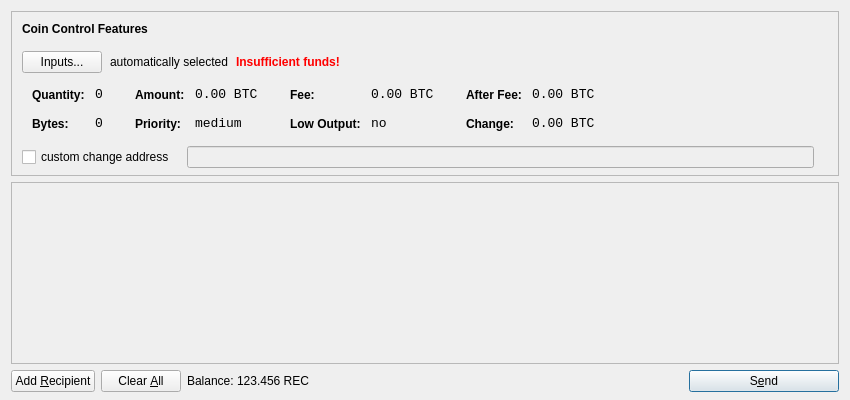
<?xml version="1.0" encoding="UTF-8"?>
<ui version="4.0">
 <class>SendCoinsDialog</class>
 <widget class="QDialog" name="SendCoinsDialog">
  <property name="geometry">
   <rect>
    <x>0</x>
    <y>0</y>
    <width>850</width>
    <height>400</height>
   </rect>
  </property>
  <property name="windowTitle">
   <string>Send Coins</string>
  </property>
  <layout class="QVBoxLayout" name="verticalLayout" stretch="0,1,0">
   <property name="bottomMargin">
    <number>8</number>
   </property>
   <item>
    <widget class="QFrame" name="frameCoinControl">
     <property name="sizePolicy">
      <sizepolicy hsizetype="Expanding" vsizetype="Expanding">
       <horstretch>0</horstretch>
       <verstretch>0</verstretch>
      </sizepolicy>
     </property>
     <property name="maximumSize">
      <size>
       <width>16777215</width>
       <height>16777215</height>
      </size>
     </property>
     <property name="frameShape">
      <enum>QFrame::StyledPanel</enum>
     </property>
     <property name="frameShadow">
      <enum>QFrame::Sunken</enum>
     </property>
     <layout class="QVBoxLayout" name="verticalLayoutCoinControl2">
      <property name="spacing">
       <number>-1</number>
      </property>
      <property name="leftMargin">
       <number>0</number>
      </property>
      <property name="topMargin">
       <number>0</number>
      </property>
      <property name="rightMargin">
       <number>0</number>
      </property>
      <property name="bottomMargin">
       <number>6</number>
      </property>
      <item>
       <layout class="QVBoxLayout" name="verticalLayoutCoinControl" stretch="0,0,0,0,1">
        <property name="spacing">
         <number>0</number>
        </property>
        <property name="leftMargin">
         <number>10</number>
        </property>
        <property name="topMargin">
         <number>10</number>
        </property>
        <item>
         <layout class="QHBoxLayout" name="horizontalLayoutCoinControl1">
          <property name="bottomMargin">
           <number>15</number>
          </property>
          <item>
           <widget class="QLabel" name="labelCoinControlFeatures">
            <property name="sizePolicy">
             <sizepolicy hsizetype="Preferred" vsizetype="Maximum">
              <horstretch>0</horstretch>
              <verstretch>0</verstretch>
             </sizepolicy>
            </property>
            <property name="font">
             <font>
              <weight>75</weight>
              <bold>true</bold>
             </font>
            </property>
            <property name="styleSheet">
             <string notr="true">font-weight:bold;</string>
            </property>
            <property name="text">
             <string>Coin Control Features</string>
            </property>
           </widget>
          </item>
         </layout>
        </item>
        <item>
         <layout class="QHBoxLayout" name="horizontalLayoutCoinControl2" stretch="0,0,0,0">
          <property name="spacing">
           <number>8</number>
          </property>
          <property name="bottomMargin">
           <number>10</number>
          </property>
          <item>
           <widget class="QPushButton" name="pushButtonCoinControl">
            <property name="styleSheet">
             <string notr="true"/>
            </property>
            <property name="text">
             <string>Inputs...</string>
            </property>
           </widget>
          </item>
          <item>
           <widget class="QLabel" name="labelCoinControlAutomaticallySelected">
            <property name="text">
             <string>automatically selected</string>
            </property>
            <property name="margin">
             <number>5</number>
            </property>
           </widget>
          </item>
          <item>
           <widget class="QLabel" name="labelCoinControlInsuffFunds">
            <property name="font">
             <font>
              <weight>75</weight>
              <bold>true</bold>
             </font>
            </property>
            <property name="styleSheet">
             <string notr="true">color:red;font-weight:bold;</string>
            </property>
            <property name="text">
             <string>Insufficient funds!</string>
            </property>
            <property name="margin">
             <number>5</number>
            </property>
           </widget>
          </item>
          <item>
           <spacer name="horizontalSpacerCoinControl">
            <property name="orientation">
             <enum>Qt::Horizontal</enum>
            </property>
            <property name="sizeHint" stdset="0">
             <size>
              <width>40</width>
              <height>1</height>
             </size>
            </property>
           </spacer>
          </item>
         </layout>
        </item>
        <item>
         <widget class="QWidget" name="widgetCoinControl" native="true">
          <property name="sizePolicy">
           <sizepolicy hsizetype="Preferred" vsizetype="Preferred">
            <horstretch>0</horstretch>
            <verstretch>0</verstretch>
           </sizepolicy>
          </property>
          <property name="minimumSize">
           <size>
            <width>0</width>
            <height>0</height>
           </size>
          </property>
          <property name="styleSheet">
           <string notr="true"/>
          </property>
          <layout class="QHBoxLayout" name="horizontalLayoutCoinControl5">
           <property name="margin">
            <number>0</number>
           </property>
           <item>
            <layout class="QHBoxLayout" name="horizontalLayoutCoinControl3" stretch="0,0,0,1">
             <property name="spacing">
              <number>20</number>
             </property>
             <property name="topMargin">
              <number>0</number>
             </property>
             <property name="bottomMargin">
              <number>10</number>
             </property>
             <item>
              <layout class="QFormLayout" name="formLayoutCoinControl1">
               <property name="horizontalSpacing">
                <number>10</number>
               </property>
               <property name="verticalSpacing">
                <number>14</number>
               </property>
               <property name="leftMargin">
                <number>10</number>
               </property>
               <property name="topMargin">
                <number>4</number>
               </property>
               <property name="rightMargin">
                <number>6</number>
               </property>
               <item row="0" column="0">
                <widget class="QLabel" name="labelCoinControlQuantityText">
                 <property name="styleSheet">
                  <string notr="true">font-weight:bold;</string>
                 </property>
                 <property name="text">
                  <string>Quantity:</string>
                 </property>
                 <property name="margin">
                  <number>0</number>
                 </property>
                </widget>
               </item>
               <item row="0" column="1">
                <widget class="QLabel" name="labelCoinControlQuantity">
                 <property name="font">
                  <font>
                   <family>Monospace</family>
                   <pointsize>10</pointsize>
                  </font>
                 </property>
                 <property name="cursor">
                  <cursorShape>IBeamCursor</cursorShape>
                 </property>
                 <property name="contextMenuPolicy">
                  <enum>Qt::ActionsContextMenu</enum>
                 </property>
                 <property name="text">
                  <string notr="true">0</string>
                 </property>
                 <property name="margin">
                  <number>0</number>
                 </property>
                 <property name="textInteractionFlags">
                  <set>Qt::LinksAccessibleByMouse|Qt::TextSelectableByKeyboard|Qt::TextSelectableByMouse</set>
                 </property>
                </widget>
               </item>
               <item row="1" column="0">
                <widget class="QLabel" name="labelCoinControlBytesText">
                 <property name="styleSheet">
                  <string notr="true">font-weight:bold;</string>
                 </property>
                 <property name="text">
                  <string>Bytes:</string>
                 </property>
                </widget>
               </item>
               <item row="1" column="1">
                <widget class="QLabel" name="labelCoinControlBytes">
                 <property name="font">
                  <font>
                   <family>Monospace</family>
                   <pointsize>10</pointsize>
                  </font>
                 </property>
                 <property name="cursor">
                  <cursorShape>IBeamCursor</cursorShape>
                 </property>
                 <property name="contextMenuPolicy">
                  <enum>Qt::ActionsContextMenu</enum>
                 </property>
                 <property name="text">
                  <string notr="true">0</string>
                 </property>
                 <property name="textInteractionFlags">
                  <set>Qt::LinksAccessibleByMouse|Qt::TextSelectableByKeyboard|Qt::TextSelectableByMouse</set>
                 </property>
                </widget>
               </item>
              </layout>
             </item>
             <item>
              <layout class="QFormLayout" name="formLayoutCoinControl2">
               <property name="horizontalSpacing">
                <number>10</number>
               </property>
               <property name="verticalSpacing">
                <number>14</number>
               </property>
               <property name="leftMargin">
                <number>6</number>
               </property>
               <property name="topMargin">
                <number>4</number>
               </property>
               <property name="rightMargin">
                <number>6</number>
               </property>
               <item row="0" column="0">
                <widget class="QLabel" name="labelCoinControlAmountText">
                 <property name="styleSheet">
                  <string notr="true">font-weight:bold;</string>
                 </property>
                 <property name="text">
                  <string>Amount:</string>
                 </property>
                 <property name="margin">
                  <number>0</number>
                 </property>
                </widget>
               </item>
               <item row="0" column="1">
                <widget class="QLabel" name="labelCoinControlAmount">
                 <property name="font">
                  <font>
                   <family>Monospace</family>
                   <pointsize>10</pointsize>
                  </font>
                 </property>
                 <property name="cursor">
                  <cursorShape>IBeamCursor</cursorShape>
                 </property>
                 <property name="contextMenuPolicy">
                  <enum>Qt::ActionsContextMenu</enum>
                 </property>
                 <property name="text">
                  <string notr="true">0.00 BTC</string>
                 </property>
                 <property name="textInteractionFlags">
                  <set>Qt::LinksAccessibleByMouse|Qt::TextSelectableByKeyboard|Qt::TextSelectableByMouse</set>
                 </property>
                </widget>
               </item>
               <item row="1" column="0">
                <widget class="QLabel" name="labelCoinControlPriorityText">
                 <property name="styleSheet">
                  <string notr="true">font-weight:bold;</string>
                 </property>
                 <property name="text">
                  <string>Priority:</string>
                 </property>
                </widget>
               </item>
               <item row="1" column="1">
                <widget class="QLabel" name="labelCoinControlPriority">
                 <property name="font">
                  <font>
                   <family>Monospace</family>
                   <pointsize>10</pointsize>
                  </font>
                 </property>
                 <property name="cursor">
                  <cursorShape>IBeamCursor</cursorShape>
                 </property>
                 <property name="contextMenuPolicy">
                  <enum>Qt::ActionsContextMenu</enum>
                 </property>
                 <property name="text">
                  <string>medium</string>
                 </property>
                 <property name="textInteractionFlags">
                  <set>Qt::LinksAccessibleByMouse|Qt::TextSelectableByKeyboard|Qt::TextSelectableByMouse</set>
                 </property>
                </widget>
               </item>
              </layout>
             </item>
             <item>
              <layout class="QFormLayout" name="formLayoutCoinControl3">
               <property name="horizontalSpacing">
                <number>10</number>
               </property>
               <property name="verticalSpacing">
                <number>14</number>
               </property>
               <property name="leftMargin">
                <number>6</number>
               </property>
               <property name="topMargin">
                <number>4</number>
               </property>
               <property name="rightMargin">
                <number>6</number>
               </property>
               <item row="0" column="0">
                <widget class="QLabel" name="labelCoinControlFeeText">
                 <property name="styleSheet">
                  <string notr="true">font-weight:bold;</string>
                 </property>
                 <property name="text">
                  <string>Fee:</string>
                 </property>
                 <property name="margin">
                  <number>0</number>
                 </property>
                </widget>
               </item>
               <item row="0" column="1">
                <widget class="QLabel" name="labelCoinControlFee">
                 <property name="font">
                  <font>
                   <family>Monospace</family>
                   <pointsize>10</pointsize>
                  </font>
                 </property>
                 <property name="cursor">
                  <cursorShape>IBeamCursor</cursorShape>
                 </property>
                 <property name="contextMenuPolicy">
                  <enum>Qt::ActionsContextMenu</enum>
                 </property>
                 <property name="text">
                  <string notr="true">0.00 BTC</string>
                 </property>
                 <property name="textInteractionFlags">
                  <set>Qt::LinksAccessibleByMouse|Qt::TextSelectableByKeyboard|Qt::TextSelectableByMouse</set>
                 </property>
                </widget>
               </item>
               <item row="1" column="0">
                <widget class="QLabel" name="labelCoinControlLowOutputText">
                 <property name="styleSheet">
                  <string notr="true">font-weight:bold;</string>
                 </property>
                 <property name="text">
                  <string>Low Output:</string>
                 </property>
                </widget>
               </item>
               <item row="1" column="1">
                <widget class="QLabel" name="labelCoinControlLowOutput">
                 <property name="font">
                  <font>
                   <family>Monospace</family>
                   <pointsize>10</pointsize>
                  </font>
                 </property>
                 <property name="cursor">
                  <cursorShape>IBeamCursor</cursorShape>
                 </property>
                 <property name="contextMenuPolicy">
                  <enum>Qt::ActionsContextMenu</enum>
                 </property>
                 <property name="text">
                  <string>no</string>
                 </property>
                 <property name="textInteractionFlags">
                  <set>Qt::LinksAccessibleByMouse|Qt::TextSelectableByKeyboard|Qt::TextSelectableByMouse</set>
                 </property>
                </widget>
               </item>
              </layout>
             </item>
             <item>
              <layout class="QFormLayout" name="formLayoutCoinControl4">
               <property name="horizontalSpacing">
                <number>10</number>
               </property>
               <property name="verticalSpacing">
                <number>14</number>
               </property>
               <property name="leftMargin">
                <number>6</number>
               </property>
               <property name="topMargin">
                <number>4</number>
               </property>
               <property name="rightMargin">
                <number>6</number>
               </property>
               <item row="0" column="0">
                <widget class="QLabel" name="labelCoinControlAfterFeeText">
                 <property name="styleSheet">
                  <string notr="true">font-weight:bold;</string>
                 </property>
                 <property name="text">
                  <string>After Fee:</string>
                 </property>
                 <property name="margin">
                  <number>0</number>
                 </property>
                </widget>
               </item>
               <item row="0" column="1">
                <widget class="QLabel" name="labelCoinControlAfterFee">
                 <property name="font">
                  <font>
                   <family>Monospace</family>
                   <pointsize>10</pointsize>
                  </font>
                 </property>
                 <property name="cursor">
                  <cursorShape>IBeamCursor</cursorShape>
                 </property>
                 <property name="contextMenuPolicy">
                  <enum>Qt::ActionsContextMenu</enum>
                 </property>
                 <property name="text">
                  <string notr="true">0.00 BTC</string>
                 </property>
                 <property name="textInteractionFlags">
                  <set>Qt::LinksAccessibleByMouse|Qt::TextSelectableByKeyboard|Qt::TextSelectableByMouse</set>
                 </property>
                </widget>
               </item>
               <item row="1" column="0">
                <widget class="QLabel" name="labelCoinControlChangeText">
                 <property name="styleSheet">
                  <string notr="true">font-weight:bold;</string>
                 </property>
                 <property name="text">
                  <string>Change:</string>
                 </property>
                </widget>
               </item>
               <item row="1" column="1">
                <widget class="QLabel" name="labelCoinControlChange">
                 <property name="font">
                  <font>
                   <family>Monospace</family>
                   <pointsize>10</pointsize>
                  </font>
                 </property>
                 <property name="cursor">
                  <cursorShape>IBeamCursor</cursorShape>
                 </property>
                 <property name="contextMenuPolicy">
                  <enum>Qt::ActionsContextMenu</enum>
                 </property>
                 <property name="text">
                  <string notr="true">0.00 BTC</string>
                 </property>
                 <property name="textInteractionFlags">
                  <set>Qt::LinksAccessibleByMouse|Qt::TextSelectableByKeyboard|Qt::TextSelectableByMouse</set>
                 </property>
                </widget>
               </item>
              </layout>
             </item>
            </layout>
           </item>
          </layout>
         </widget>
        </item>
        <item>
         <layout class="QHBoxLayout" name="horizontalLayoutCoinControl4" stretch="0,0,0">
          <property name="spacing">
           <number>12</number>
          </property>
          <property name="sizeConstraint">
           <enum>QLayout::SetDefaultConstraint</enum>
          </property>
          <property name="topMargin">
           <number>5</number>
          </property>
          <property name="rightMargin">
           <number>5</number>
          </property>
          <item>
           <widget class="QCheckBox" name="checkBoxCoinControlChange">
            <property name="text">
             <string>custom change address</string>
            </property>
           </widget>
          </item>
          <item>
           <widget class="QLineEdit" name="lineEditCoinControlChange">
            <property name="enabled">
             <bool>false</bool>
            </property>
            <property name="sizePolicy">
             <sizepolicy hsizetype="Expanding" vsizetype="Fixed">
              <horstretch>0</horstretch>
              <verstretch>0</verstretch>
             </sizepolicy>
            </property>
           </widget>
          </item>
          <item>
           <widget class="QLabel" name="labelCoinControlChangeLabel">
            <property name="sizePolicy">
             <sizepolicy hsizetype="Preferred" vsizetype="Expanding">
              <horstretch>0</horstretch>
              <verstretch>0</verstretch>
             </sizepolicy>
            </property>
            <property name="minimumSize">
             <size>
              <width>0</width>
              <height>0</height>
             </size>
            </property>
            <property name="text">
             <string/>
            </property>
            <property name="margin">
             <number>3</number>
            </property>
           </widget>
          </item>
         </layout>
        </item>
        <item>
         <spacer name="verticalSpacerCoinControl">
          <property name="orientation">
           <enum>Qt::Vertical</enum>
          </property>
          <property name="sizeHint" stdset="0">
           <size>
            <width>800</width>
            <height>1</height>
           </size>
          </property>
         </spacer>
        </item>
       </layout>
      </item>
     </layout>
    </widget>
   </item>
   <item>
    <widget class="QScrollArea" name="scrollArea">
     <property name="widgetResizable">
      <bool>true</bool>
     </property>
     <widget class="QWidget" name="scrollAreaWidgetContents">
      <property name="geometry">
       <rect>
        <x>0</x>
        <y>0</y>
        <width>830</width>
        <height>165</height>
       </rect>
      </property>
      <layout class="QVBoxLayout" name="verticalLayout_2">
       <property name="margin">
        <number>0</number>
       </property>
       <item>
        <layout class="QVBoxLayout" name="entries">
         <property name="spacing">
          <number>6</number>
         </property>
        </layout>
       </item>
       <item>
        <spacer name="verticalSpacer">
         <property name="orientation">
          <enum>Qt::Vertical</enum>
         </property>
         <property name="sizeHint" stdset="0">
          <size>
           <width>20</width>
           <height>40</height>
          </size>
         </property>
        </spacer>
       </item>
      </layout>
     </widget>
    </widget>
   </item>
   <item>
    <layout class="QHBoxLayout" name="horizontalLayout">
     <item>
      <widget class="QPushButton" name="addButton">
       <property name="toolTip">
        <string>Send to multiple recipients at once</string>
       </property>
       <property name="text">
        <string>Add &amp;Recipient</string>
       </property>
       <property name="icon">
        <iconset resource="../bitcoin.qrc">
         <normaloff>:/icons/add</normaloff>:/icons/add</iconset>
       </property>
       <property name="autoDefault">
        <bool>false</bool>
       </property>
      </widget>
     </item>
     <item>
      <widget class="QPushButton" name="clearButton">
       <property name="sizePolicy">
        <sizepolicy hsizetype="Minimum" vsizetype="Fixed">
         <horstretch>0</horstretch>
         <verstretch>0</verstretch>
        </sizepolicy>
       </property>
       <property name="toolTip">
        <string>Remove all transaction fields</string>
       </property>
       <property name="text">
        <string>Clear &amp;All</string>
       </property>
       <property name="icon">
        <iconset resource="../bitcoin.qrc">
         <normaloff>:/icons/remove</normaloff>:/icons/remove</iconset>
       </property>
       <property name="autoRepeatDelay">
        <number>300</number>
       </property>
       <property name="autoDefault">
        <bool>false</bool>
       </property>
      </widget>
     </item>
     <item>
      <layout class="QHBoxLayout" name="horizontalLayout_2">
       <property name="spacing">
        <number>3</number>
       </property>
       <item>
        <widget class="QLabel" name="label">
         <property name="text">
          <string>Balance:</string>
         </property>
        </widget>
       </item>
       <item>
        <widget class="QLabel" name="labelBalance">
         <property name="cursor">
          <cursorShape>IBeamCursor</cursorShape>
         </property>
         <property name="text">
          <string>123.456 REC</string>
         </property>
         <property name="textInteractionFlags">
          <set>Qt::LinksAccessibleByMouse|Qt::TextSelectableByKeyboard|Qt::TextSelectableByMouse</set>
         </property>
        </widget>
       </item>
      </layout>
     </item>
     <item>
      <spacer name="horizontalSpacer">
       <property name="orientation">
        <enum>Qt::Horizontal</enum>
       </property>
       <property name="sizeHint" stdset="0">
        <size>
         <width>40</width>
         <height>20</height>
        </size>
       </property>
      </spacer>
     </item>
     <item>
      <widget class="QPushButton" name="sendButton">
       <property name="minimumSize">
        <size>
         <width>150</width>
         <height>0</height>
        </size>
       </property>
       <property name="toolTip">
        <string>Confirm the send action</string>
       </property>
       <property name="text">
        <string>S&amp;end</string>
       </property>
       <property name="icon">
        <iconset resource="../bitcoin.qrc">
         <normaloff>:/icons/send</normaloff>:/icons/send</iconset>
       </property>
       <property name="default">
        <bool>true</bool>
       </property>
      </widget>
     </item>
    </layout>
   </item>
  </layout>
 </widget>
 <resources>
  <include location="../bitcoin.qrc"/>
 </resources>
 <connections/>
</ui>
